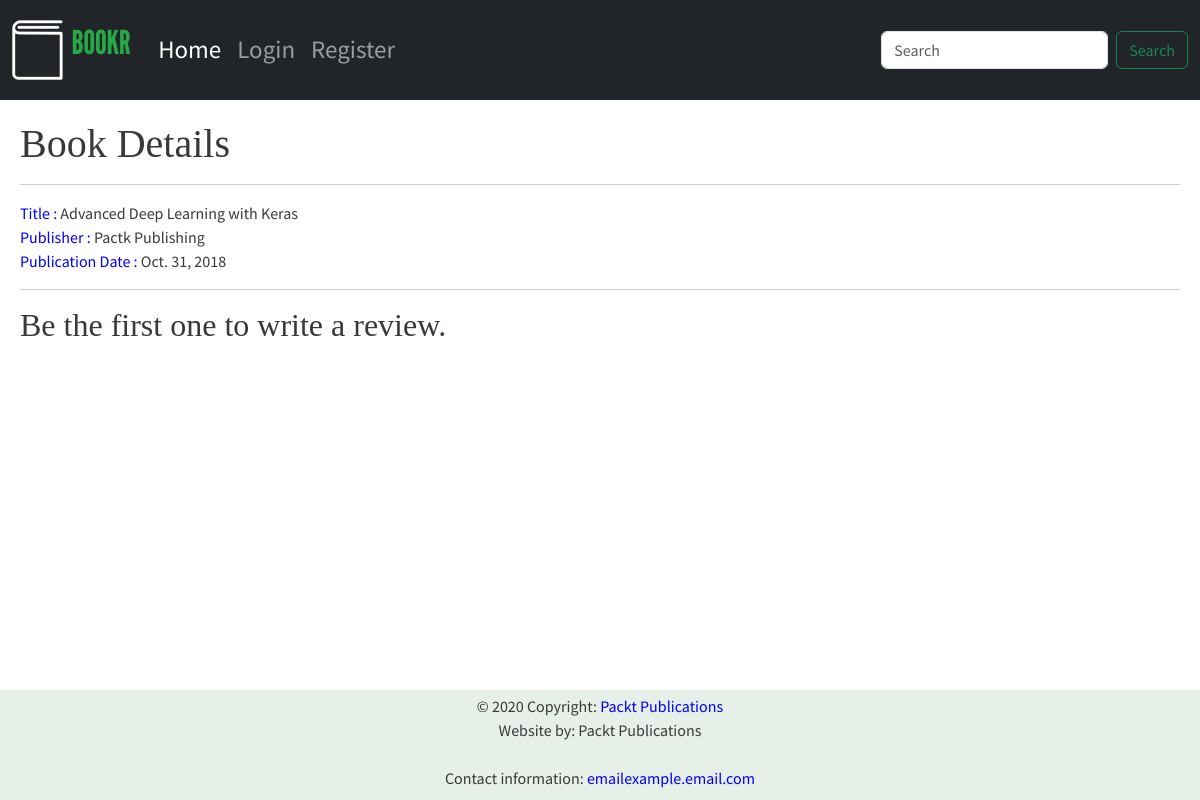
Page /books/1/ on the committed database.
### bookr/models.py (models this page shows)
class Book(models.Model):
    title = models.CharField(max_length=200)
    publisher = models.CharField(max_length=200)
    publication_date = models.DateField()
    rating = models.FloatField()
    num_reviews = models.IntegerField()

### bookr/views.py (the view)
# urls.py: path("books/<int:pk>/", views.book_detail, name="book_detail"),
def book_detail(request, pk):
    book = Book.objects.get(id=pk)
    return render(request, 'book_detail.html', {"book" :book})

### bookr/templates/book_detail.html
{% extends "base.html" %}
{% block content %}
{% load static %}
<link rel="stylesheet" href="{% static 'css/books.css' %}">
    <div class="main-container">
      <h1>Book Details</h1>
      <hr>
        <div class="book-info">
            <span> Title :</span> {{book.title}}
        </div>
        <div class="book-info">
            <span> Publisher :</span> {{book.publisher}}
        </div>
        <div class="book-info">
            <span> Publication Date :</span> {{book.publication_date}}
        </div>
        <hr>
        <h2>Be the first one to write a review.</h2>
</div>
{% endblock %}

### bookr/static/css/base.css (style rules this page uses)
body { font-family: 'Source Sans Pro', sans-serif; background-color: #e6efe8; color: #393939; }
h1, h2, h3, h4, h5, h6 { font-family: 'Libre Baskerville', serif; }
.main-container { padding: 20px; background-color: white; height: calc(100vh - 210px); width: 100vw; }

### bookr/static/css/books.css (style rules this page uses)
.book-info span { color: blue; }

### rows in the picture
Book: title "Advanced Deep Learning with Keras", publisher "Pactk Publishing", publication_date "Oct. 31, 2018"
